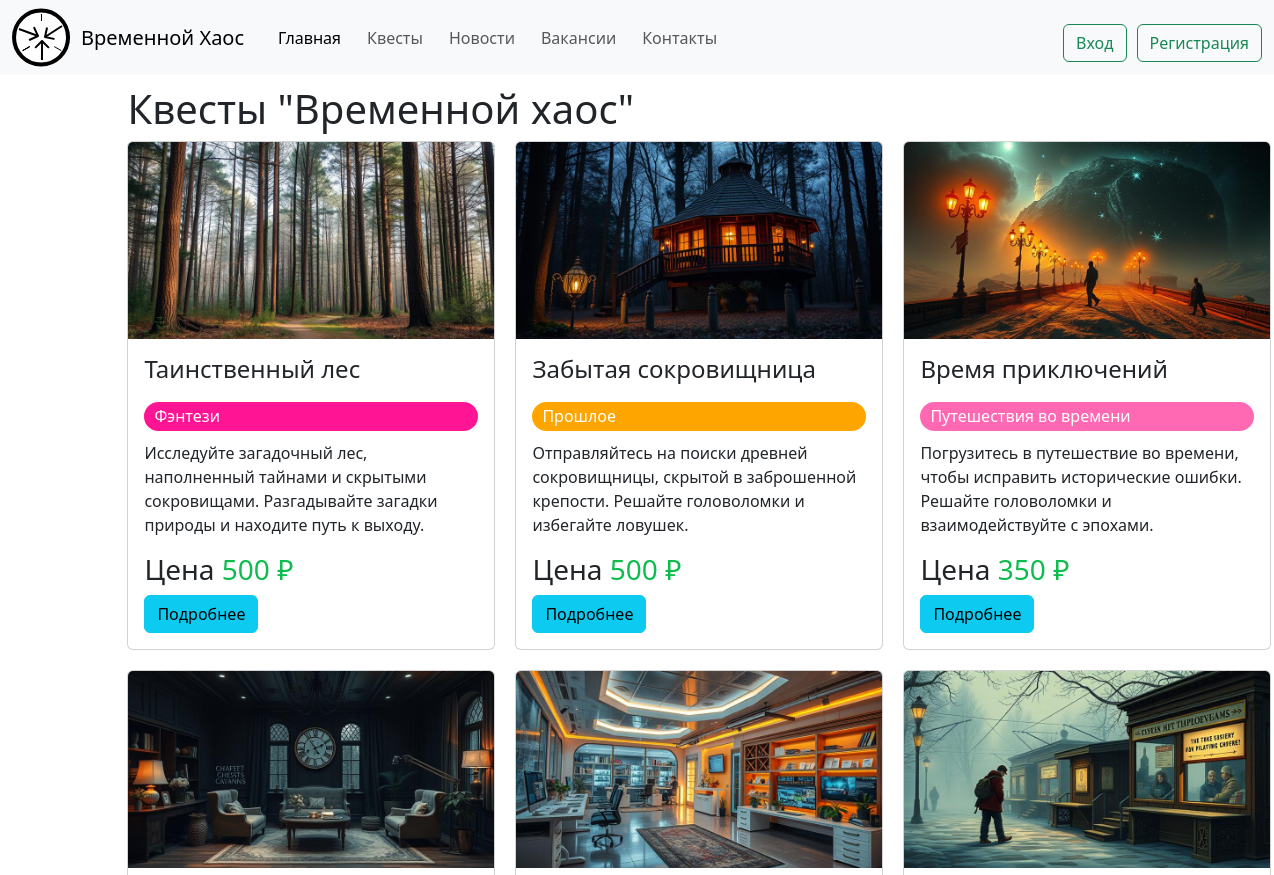
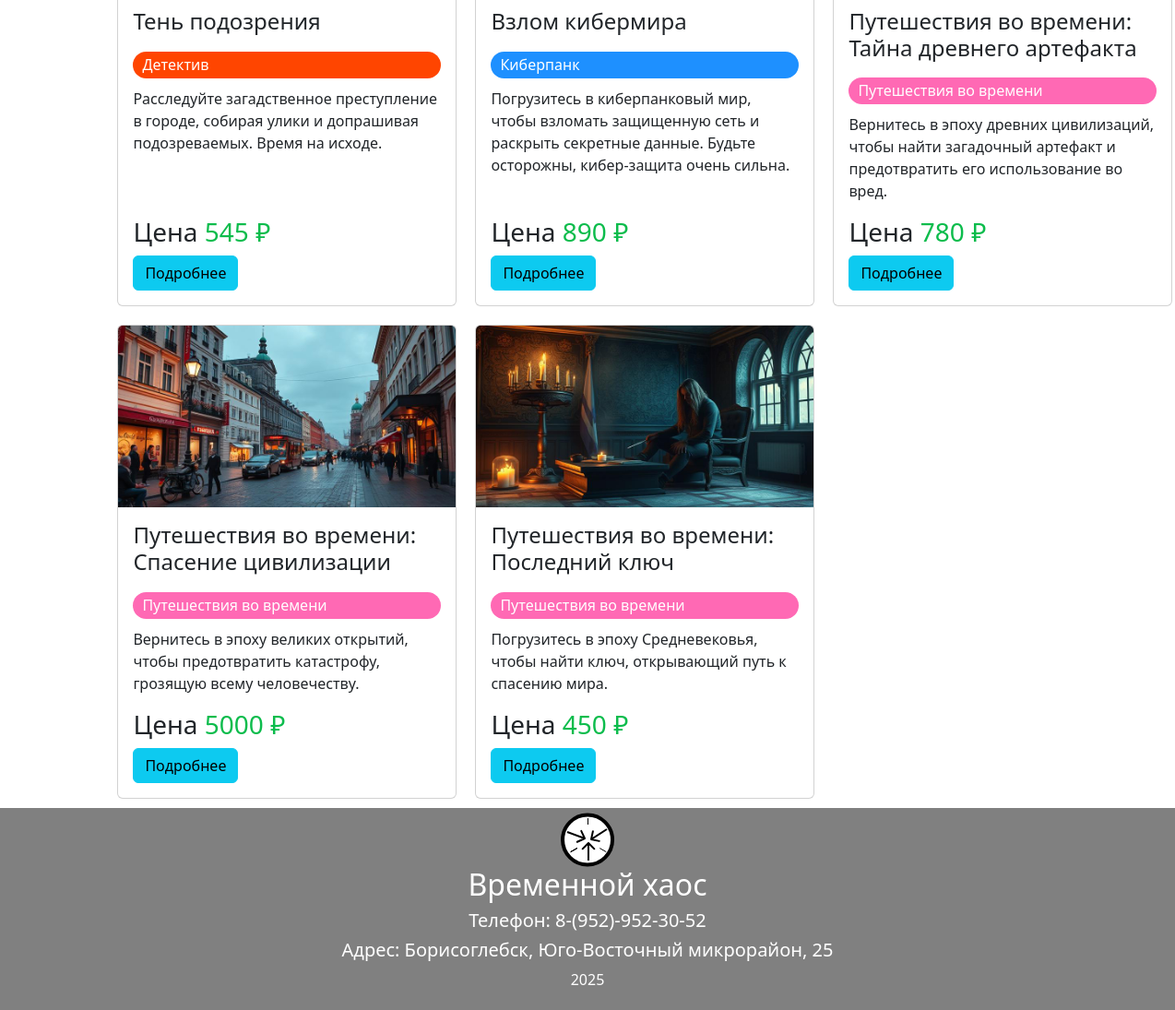
/kvest.php, run on the app's committed database (2 pictures, top to bottom).
### tables this page shows
CREATE TABLE `kvest` (
  `id_kvest` int NOT NULL,
  `id_kat` int NOT NULL,
  `name_k` varchar(150) NOT NULL,
  `description` varchar(1500) NOT NULL,
  `more` varchar(5000) NOT NULL,
  `cena` varchar(150) NOT NULL,
  `foto` varchar(150) NOT NULL
);

CREATE TABLE `kateg` (
  `id_kat` int NOT NULL,
  `name_kt` varchar(150) NOT NULL
);

### kvest.php (the view, shortened to what this page needs)
<?php
include('header.php');
$sql = "SELECT * FROM kvest INNER JOIN kateg ON kvest.id_kat = kateg.id_kat";
$result = mysqli_query($link, $sql) or die(mysqli_error($link));
?>
<div class="main margin-top">
  <h1 class="color d-flex centr margin-top">Квесты "Временной хаос"</h1>
<div class="cards-container ьфшт">
   <?php while ($row = $result->fetch_assoc()) {
    $category_colors = [
    '1' => '#FFA500',
    '2' => '#00FF7F',
    '3' => '#FF69B4',
    '4' => '#FF4500',
    '5' => '#FF1493',
    '6' => '#1E90FF'
    ];
    $category_type = $row['id_kat'];
    $color = $category_colors[$category_type] ?? 'black';  ?>
    <div class="card" style="width: 23rem; display:flex; flex-direction:column; height:100%;">
  <img src="<?php echo $row['foto']; ?>" class="card-img-top" alt="...">
  <div class="card-body" style="flex:1; display:flex; flex-direction:column;">
    <h4 class="card-title"><?php echo $row['name_k']; ?></h4>
    <h6 class="kateg" style="background-color: <?php echo $color; ?>; ?>;">
        <?php echo $row['name_kt']; ?>
    </h6>
    <p class="card-text"><?php echo $row['description']; ?></p>
    <div style="margin-top:auto;">
      <h3>Цена <span class="cena"><?php echo $row['cena']; ?> ₽</span></h3>
      <a href="okvest.php?id=<?php echo $row['id_kvest'];?>" class="btn btn-info">Подробнее</a>
    </div>
  </div>
</div>
   <?php } ?>
</div>
</div>
<?php
include('footer.php');
?>

### header.php (shortened to what this page needs)
<!DOCTYPE html>
<html lang="ru">
<head>
    <link rel="stylesheet" href="css/bootstrap.css">
    <link rel="stylesheet" href="css/style.css">
</head>
<body>
    <nav class="navbar navbar-expand-lg bg-body-tertiary">
    <div class="container-fluid">
        <a href="index.php"><img src="img/logo.svg" alt="логотип"></a>
        <a class="navbar-brand margin-left" href="index.php">Временной Хаос</a>
        <div class="collapse navbar-collapse" id="navbarSupportedContent">
        <ul class="navbar-nav me-auto mb-2 mb-lg-0">
            <li class="nav-item">
            <a class="nav-link active margin-left" aria-current="page" href="index.php">Главная</a>
            </li>
            <li class="nav-item">
            <a class="nav-link margin-left" href="kvest.php">Квесты</a>
            </li>
            <li class="nav-item">
            <a class="nav-link margin-left" href="news.php">Новости</a>
            </li>
            <li class="nav-item">
            <a class="nav-link margin-left" href="vakansy.php">Вакансии</a>
            </li>
             <li class="nav-item">
            <a class="nav-link margin-left" href="#cont">Контакты</a>
            </li>
        </ul>
        <?php
                if(isset($_SESSION['role'])){
                 if ($_SESSION['role'] == "user") {?>
                 <form class="d-flex margin-left top" role="search" action="lk.php">
                  <button class="btn btn-outline-success " type="submit">Профиль</button>
                </form>
                 <form class="d-flex margin-left top" role="search" action="project/out.php">
                    <button class="btn btn-outline-success " type="submit">Выход</button>
                </form>
                <?php
              }elseif($_SESSION['role']=="admin") {?>
              <form class="d-flex margin-left top" role="search" action="admin.php">
                  <button class="btn btn-outline-success " type="submit">АДМИН</button>
                </form>
              <form class="d-flex margin-left top" role="search" action="project/out.php">
                    <button class="btn btn-outline-success " type="submit">Выход</button>
                </form>
                <?php }else{
                ?>
              <form class="d-flex margin-left top" role="search" action="project/out.php">
                    <button class="btn btn-outline-success " type="submit">Выход</button>
                </form>
                <form cclass="d-flex margin-left top" role="search" action="admin.php">
                  <button class="btn btn-outline-success " type="submit">Модератор</button>
                  </form>
                <?php
              }
              }else{   ?>
        <form class="d-flex margin-left top" role="search">
            <button class="btn btn-outline-success" type="button" data-bs-toggle="modal" data-bs-target="#exampleModal">Вход</button>
        </form>
        <form class="d-flex margin-left top" role="search">
            <button class="btn btn-outline-success" type="button" data-bs-toggle="modal" data-bs-target="#exampleModal1">Регистрация</button>
        </form>
         <?php
                   } ?>
        </div>
    </div>
    </nav>

### footer.php (shortened to what this page needs)
<div class="grey centr cent" id="cont">
    <a href="index.php"><img src="img/logo.svg" alt="логотип" class=""></a>
    <a href="index.php"><h2 class="centr white">Временной хаос</h2></a>
    <h5 class="centr white">Телефон: 8-(952)-952-30-52</h5>
    <h5 class="centr white">Адрес: Борисоглебск, Юго-Восточный микрорайон, 25</h5>
    <p class="white">2025</p>
</div>
</body>
</html>

### css/style.css (style rules this page uses)
* { margin: 0; padding: 0; }
a { text-decoration: none; }
.margin-left { margin-left: 10px; }
.centr { text-align: center; }
.main { max-width: 80%; margin: 0 auto; }
.card-img-top { max-height: 50vh; object-fit: cover; }
.white { color: white; }
.grey { background-color: gray; margin-top: 10px; padding: 5px 0; }
.margin-top { margin-top: 10px; }
.cena { color: rgb(12, 188, 76); }
.cards-container { display: grid; grid-template-columns: 1fr; gap: 20px; }
@media (min-width: 768px) { .cards-container { grid-template-columns: repeat(2, 1fr); } }
@media (min-width: 768px) { .top { margin-top: 10px; } }
@media (min-width: 1200px) { .cards-container { grid-template-columns: repeat(3, 1fr); } }
.kateg { color: white; border-radius: 15px; display: inline-block; padding: 5px 10px; vertical-align: top; margin: 10px 0; }
.cent { display: flex; flex-direction: column; align-items: center; justify-content: center; }

### data on the page
kvest: foto (picture), name_k "Таинственный лес", id_kat.name_kt "Фэнтези", description "Исследуйте загадочный лес, наполненный тайнами и скрытыми сокровищами. Разгадывайте загадки природы и находите путь к выходу.", cena "500"
kvest: foto (picture), name_k "Забытая сокровищница", id_kat.name_kt "Прошлое", description "Отправляйтесь на поиски древней сокровищницы, скрытой в заброшенной крепости. Решайте головоломки и избегайте ловушек.", cena "500"
kvest: foto (picture), name_k "Время приключений", id_kat.name_kt "Путешествия во времени", description "Погрузитесь в путешествие во времени, чтобы исправить исторические ошибки. Решайте головоломки и взаимодействуйте с эпохами.", cena "350"
kvest: foto (picture), name_k "Тень подозрения", id_kat.name_kt "Детектив", description "Расследуйте загадственное преступление в городе, собирая улики и допрашивая подозреваемых. Время на исходе.", cena "545"
kvest: foto (picture), name_k "Взлом кибермира", id_kat.name_kt "Киберпанк", description "Погрузитесь в киберпанковый мир, чтобы взломать защищенную сеть и раскрыть секретные данные. Будьте осторожны, кибер-защита очень сильна.", cena "890"
kvest: foto (picture), name_k "Путешествия во времени: Тайна древнего артефакта", id_kat.name_kt "Путешествия во времени", description "Вернитесь в эпоху древних цивилизаций, чтобы найти загадочный артефакт и предотвратить его использование во вред.", cena "780"
kvest: foto (picture), name_k "Путешествия во времени: Спасение цивилизации", id_kat.name_kt "Путешествия во времени", description "Вернитесь в эпоху великих открытий, чтобы предотвратить катастрофу, грозящую всему человечеству.", cena "5000"
kvest: shows a picture, name_k "Путешествия во времени: Последний ключ", id_kat.name_kt "Путешествия во времени", description "Погрузитесь в эпоху Средневековья, чтобы найти ключ, открывающий путь к спасению мира.", cena "450"
